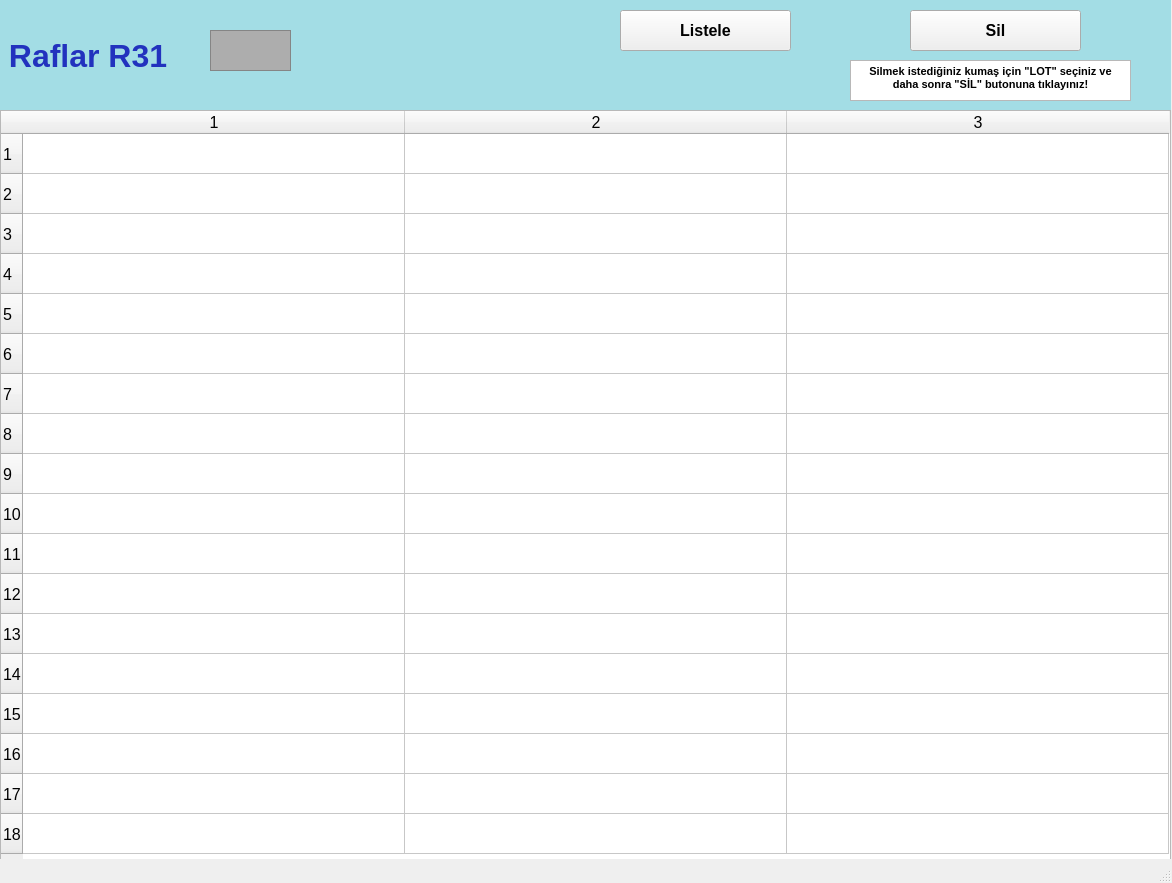
<?xml version="1.0" encoding="UTF-8"?>
<ui version="4.0">
 <class>raflarR31_ekran</class>
 <widget class="QMainWindow" name="raflarR31_ekran">
  <property name="geometry">
   <rect>
    <x>0</x>
    <y>0</y>
    <width>1172</width>
    <height>883</height>
   </rect>
  </property>
  <property name="font">
   <font>
    <pointsize>12</pointsize>
    <weight>50</weight>
    <bold>false</bold>
    <kerning>false</kerning>
   </font>
  </property>
  <property name="windowTitle">
   <string/>
  </property>
  <widget class="QWidget" name="centralwidget">
   <widget class="QLabel" name="raflarR1yazi_lbl">
    <property name="geometry">
     <rect>
      <x>0</x>
      <y>0</y>
      <width>1171</width>
      <height>111</height>
     </rect>
    </property>
    <property name="font">
     <font>
      <pointsize>24</pointsize>
      <weight>75</weight>
      <bold>true</bold>
     </font>
    </property>
    <property name="styleSheet">
     <string notr="true">background-color: rgb(163, 221, 229);
color: rgb(34, 50, 190);</string>
    </property>
    <property name="text">
     <string> Raflar R31</string>
    </property>
   </widget>
   <widget class="QFrame" name="raflarR1_img">
    <property name="geometry">
     <rect>
      <x>210</x>
      <y>30</y>
      <width>81</width>
      <height>41</height>
     </rect>
    </property>
    <property name="styleSheet">
     <string notr="true">background-color: rgb(173, 173, 173);</string>
    </property>
    <property name="frameShape">
     <enum>QFrame::StyledPanel</enum>
    </property>
    <property name="frameShadow">
     <enum>QFrame::Raised</enum>
    </property>
   </widget>
   <widget class="QTableWidget" name="R31_tw">
    <property name="geometry">
     <rect>
      <x>0</x>
      <y>110</y>
      <width>1171</width>
      <height>751</height>
     </rect>
    </property>
    <property name="baseSize">
     <size>
      <width>0</width>
      <height>0</height>
     </size>
    </property>
    <property name="rowCount">
     <number>18</number>
    </property>
    <property name="columnCount">
     <number>3</number>
    </property>
    <attribute name="horizontalHeaderVisible">
     <bool>true</bool>
    </attribute>
    <attribute name="horizontalHeaderCascadingSectionResizes">
     <bool>false</bool>
    </attribute>
    <attribute name="horizontalHeaderDefaultSectionSize">
     <number>382</number>
    </attribute>
    <attribute name="horizontalHeaderMinimumSectionSize">
     <number>38</number>
    </attribute>
    <attribute name="verticalHeaderDefaultSectionSize">
     <number>40</number>
    </attribute>
    <attribute name="verticalHeaderMinimumSectionSize">
     <number>23</number>
    </attribute>
    <row/>
    <row/>
    <row/>
    <row/>
    <row/>
    <row/>
    <row/>
    <row/>
    <row/>
    <row/>
    <row/>
    <row/>
    <row/>
    <row/>
    <row/>
    <row/>
    <row/>
    <row/>
    <column/>
    <column/>
    <column/>
   </widget>
   <widget class="QPushButton" name="listeleR31_btn">
    <property name="geometry">
     <rect>
      <x>620</x>
      <y>10</y>
      <width>171</width>
      <height>41</height>
     </rect>
    </property>
    <property name="font">
     <font>
      <pointsize>12</pointsize>
      <weight>75</weight>
      <bold>true</bold>
     </font>
    </property>
    <property name="text">
     <string>Listele</string>
    </property>
   </widget>
   <widget class="QPushButton" name="silR31_btn">
    <property name="geometry">
     <rect>
      <x>910</x>
      <y>10</y>
      <width>171</width>
      <height>41</height>
     </rect>
    </property>
    <property name="font">
     <font>
      <pointsize>12</pointsize>
      <weight>75</weight>
      <bold>true</bold>
     </font>
    </property>
    <property name="text">
     <string>Sil</string>
    </property>
   </widget>
   <widget class="QTextBrowser" name="textBrowser">
    <property name="geometry">
     <rect>
      <x>850</x>
      <y>60</y>
      <width>281</width>
      <height>41</height>
     </rect>
    </property>
    <property name="html">
     <string>&lt;!DOCTYPE HTML PUBLIC &quot;-//W3C//DTD HTML 4.0//EN&quot; &quot;http://www.w3.org/TR/REC-html40/strict.dtd&quot;&gt;
&lt;html&gt;&lt;head&gt;&lt;meta name=&quot;qrichtext&quot; content=&quot;1&quot; /&gt;&lt;style type=&quot;text/css&quot;&gt;
p, li { white-space: pre-wrap; }
&lt;/style&gt;&lt;/head&gt;&lt;body style=&quot; font-family:'MS Shell Dlg 2'; font-size:12pt; font-weight:400; font-style:normal;&quot;&gt;
&lt;p align=&quot;center&quot; style=&quot; margin-top:0px; margin-bottom:0px; margin-left:0px; margin-right:0px; -qt-block-indent:0; text-indent:0px;&quot;&gt;&lt;span style=&quot; font-size:8pt; font-weight:600;&quot;&gt;Silmek istediğiniz kumaş için &amp;quot;LOT&amp;quot; seçiniz ve daha sonra &amp;quot;SİL&amp;quot; butonuna tıklayınız!&lt;/span&gt;&lt;/p&gt;&lt;/body&gt;&lt;/html&gt;</string>
    </property>
   </widget>
  </widget>
  <widget class="QStatusBar" name="statusbar"/>
 </widget>
 <resources/>
 <connections/>
</ui>
